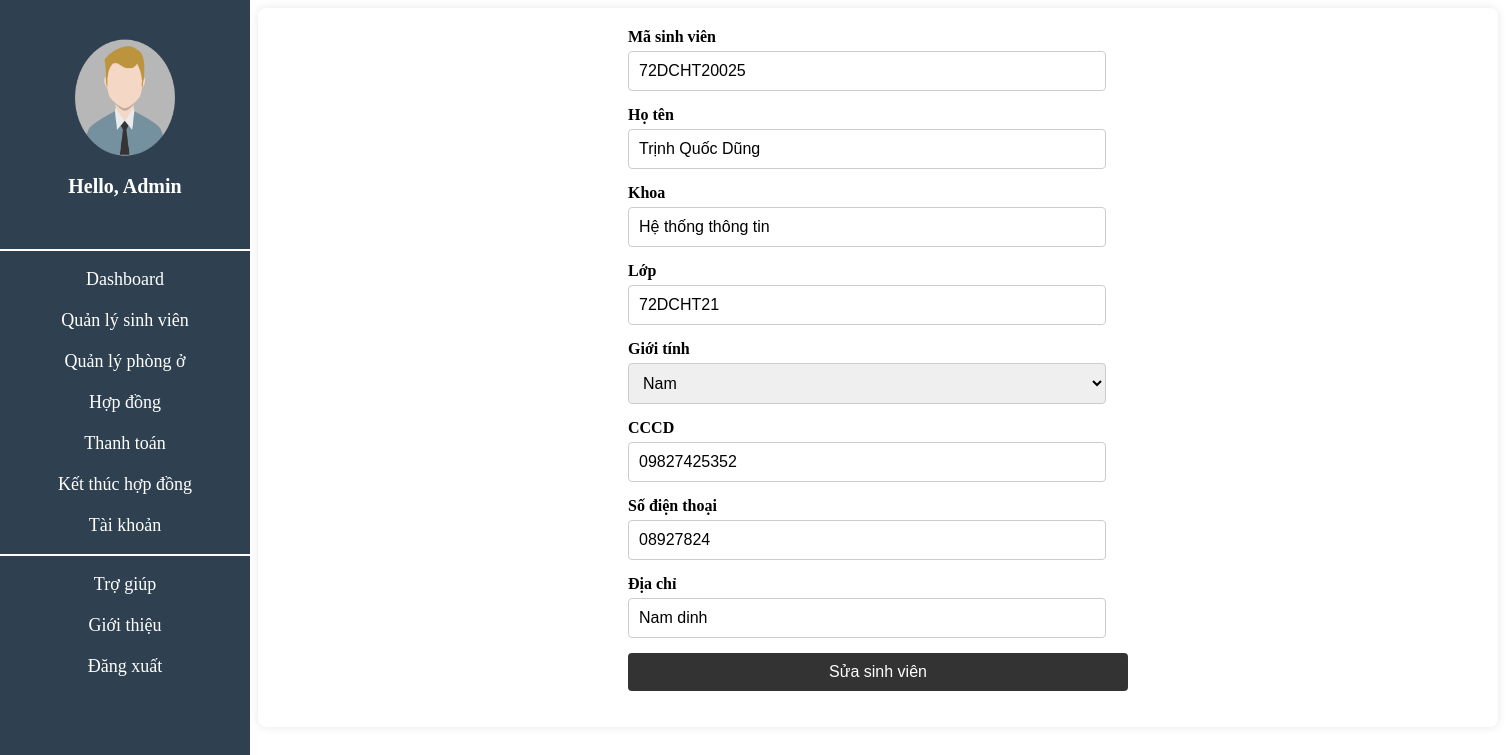
Screenshot of /view/Suasinhvien.php?id=2 with the database file from the repository.
### tables this page shows
CREATE TABLE `sinhvien` (
  `id` int(11) NOT NULL,
  `Masinhvien` varchar(50) NOT NULL,
  `Hoten` varchar(100) DEFAULT NULL,
  `Khoa` varchar(50) DEFAULT NULL,
  `Lop` varchar(50) DEFAULT NULL,
  `Gioitinh` varchar(50) DEFAULT NULL,
  `CCCD` varchar(50) DEFAULT NULL,
  `Sodienthoai` varchar(50) DEFAULT NULL,
  `Diachi` varchar(50) DEFAULT NULL
);

### view/Suasinhvien.php (the view, shortened to what this page needs)
<link rel="stylesheet" href="../css/themsinhvien.css">
<?php
    include "sliderbar.php";
    include_once "../config/db.php";
    if(isset($_GET['id'])) {
        $id = $_GET['id'];
        $sql = "SELECT * FROM sinhvien WHERE id = $id";
        $result = mysqli_query($conn, $sql);
        if(mysqli_num_rows($result) == 1) {
            $student = mysqli_fetch_assoc($result);
        } else {
            echo "<script>alert('Không tìm thấy thông tin sinh viên');</script>";
            exit;
        }
    } else {
        echo "<script>alert('ID Sinh viên không được cung cấp');</script>";
        exit;
    }
?>
<body>
    <div class="themsinhvien">
        <div>
            <form action="" method="POST">
                <label for="msv">Mã sinh viên</label>
                <input type="text" name="Masinhvien" id="msv" value="<?php echo $student['Masinhvien']; ?>">
                <label for="hoten">Họ tên</label>
                <input type="text" name="Hoten" id="hoten" value="<?php echo $student['Hoten']; ?>">
                <label for="khoa">Khoa</label>
                <input type="text" name="Khoa" id="khoa" value="<?php echo $student['Khoa']; ?>">
                <label for="lop">Lớp</label>
                <input type="text" name="Lop" id="lop" value="<?php echo $student['Lop']; ?>">
                <label for="gioitinh">Giới tính</label>
                <select name="Gioitinh" id="gioitinh">
                    <option value="Nam" <?php if($student['Gioitinh'] == 'Nam') echo 'selected'; ?>>Nam</option>
                </select><br>
                <label for="cccd">CCCD</label>
                <input type="text" name="CCCD" id="cccd" value="<?php echo $student['CCCD']; ?>">
                <label for="sdt">Số điện thoại</label>
                <input type="text" name="Sodienthoai" id="sdt" value="<?php echo $student['Sodienthoai']; ?>">
                <label for="diachi">Địa chỉ</label>
                <input type="text" name="Diachi" id="diachi" value="<?php echo $student['Diachi']; ?>">
                <input type="submit" value="Sửa sinh viên">
            </form>
        </div>
    </div>
</body>

### css/themsinhvien.css (style rules this page uses)
.themsinhvien { background-color: #ffffff; padding: 20px; border-radius: 8px; box-shadow: 0 0 10px rgba(0, 0, 0, 0.1); width: 1200px; margin-left: 250px; display: flex; flex-direction: column; align-items: center; }
form { display: flex; flex-direction: column; width: 500px; }
label { margin-bottom: 5px; font-weight: bold; color: black; text-align: left; }
input[type="text"], select { margin-bottom: 15px; padding: 10px; border: 1px solid #cccccc; border-radius: 4px; font-size: 16px; width: calc(100% - 22px); }
input[type="submit"] { background-color: #333; color: white; padding: 10px; border: none; border-radius: 4px; cursor: pointer; font-size: 16px; }
select { padding: 10px; border: 1px solid #cccccc; border-radius: 4px; font-size: 16px; }

### rows the page displays
sinhvien: Masinhvien "72DCHT20025", Hoten "Trịnh Quốc Dũng", Khoa "Hệ thống thông tin", Lop "72DCHT21", Gioitinh "Nam", CCCD "09827425352", Sodienthoai "08927824", Diachi "Nam dinh"
